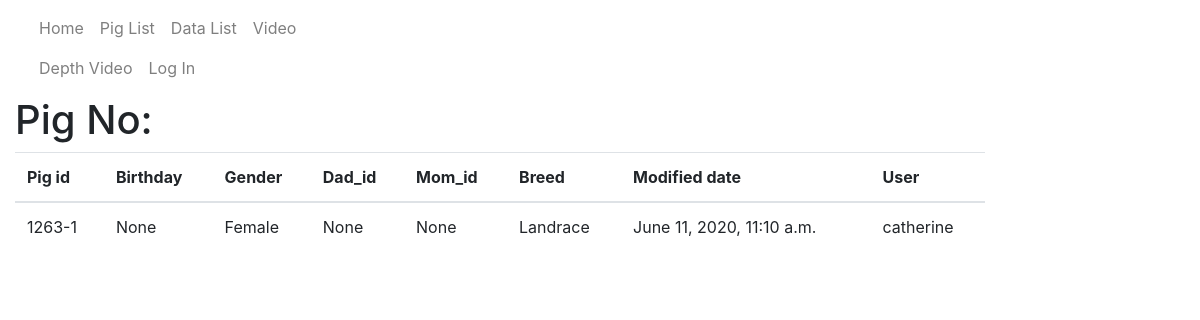
The app's page /catalog/pig/1263-1/history/, older data.
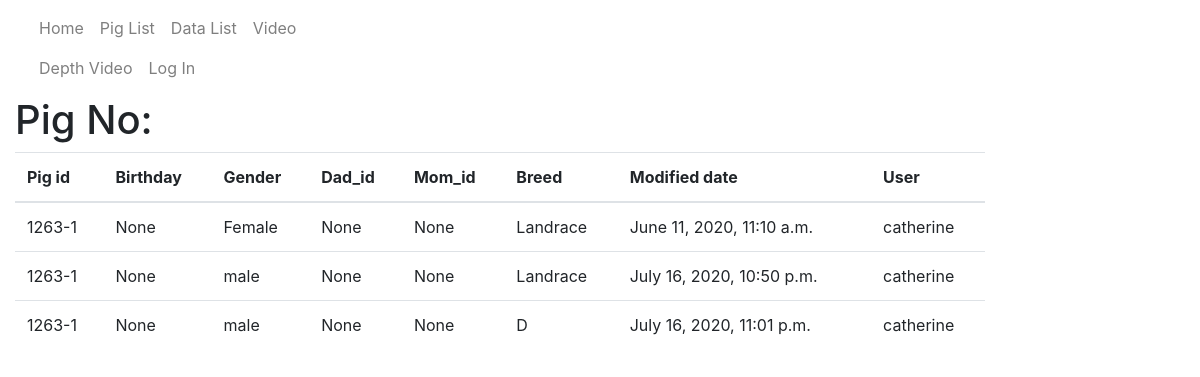
The same page, newer data.
### catalog/models.py (models this page shows, shortened)
class Pig_history(models.Model):
    pig_id = models.CharField(null = True, max_length=20, help_text='Input birth year(XX) + ear tag')
    birth = models.DateField(null=True, blank=True)
    gender = models.CharField(null=True, max_length=100, blank=True)
    dad_id = models.CharField(null=True, max_length=100, blank=True)
    mom_id = models.CharField(null=True, max_length=100, blank=True)
    breed = models.CharField(max_length=10, help_text='Pig\'s breed', blank=True, null=True)
    registration_number = models.CharField(max_length=6, null = True, blank=True)
    modified_date = models.DateTimeField(auto_now=True)
    user = models.CharField(null = True, max_length=100)

### catalog/views.py (the view)
# urls.py: path('pig/<str:pk>/history/', views.Pig_HistoryDetailView, name='pig-history'),
def Pig_HistoryDetailView(request, pk):
    pig_id = pk
    pig_history = Pig_history.objects.filter(pig_id=pig_id)
    context = {'pig_history':pig_history}
    return render(request,'pig_history_detail.html',context)

### catalog/templates/pig_history_detail.html
{% extends "base_generic.html" %}
{% block content %}
<h1>Pig No: {{ pig_history.pig_id }}</h1>
<table class="table">
	<thead>
		<tr class="row100 head">
			<th class="cell100 column1">Pig id</th>
			<th class="cell100 column2">Birthday</th>
			<th class="cell100 column3">Gender</th>
			<th class="cell100 column4">Dad_id</th>
			<th class="cell100 column5">Mom_id</th>
			<th class="cell100 column6">Breed</th>
			<th class="cell100 column7">Modified date</th>
			<th class="cell100 column8">User</th>
		</tr>
	</thead>
	<tbody>
		{% if pig_history %}
		{% for pig_history in pig_history %}
		<tr>
			<td>{{ pig_history.pig_id }}</a></td>
			<td>{{ pig_history.birth }}</td>
			<td>{{ pig_history.gender }}</td>
			<td>{{ pig_history.dad_id }}</td>
			<td>{{ pig_history.mom_id }}</td>
			<td>{{ pig_history.breed }}</td>
			<td>{{ pig_history.modified_date }}</td>
			<td>{{ pig_history.user }}</td>
		</tr>
		{% endfor %}
		{% else %}
		<tr>
			<td>There are no data in the library.</td>
		</tr>
		{% endif %}
	</tbody>
</table>
{% endblock %}

### catalog/templates/base_generic.html (shortened to what this page needs)
<!DOCTYPE html>
<html lang="en">
<head>
  <link rel="stylesheet" href="https://stackpath.bootstrapcdn.com/bootstrap/4.1.3/css/bootstrap.min.css">
  {% load static %}
</head>
<body>
    <nav class="navbar navbar-light navbar-expand-md">
        <div class="container-fluid">
            <div class="collapse navbar-collapse"
                id="navcol-1">
                <ul class="nav navbar-nav main-nav" style="width: 380px;">
                    <li class="nav-item" role="presentation"><a class="nav-link" id="home" href="{% url 'index' %}">Home </a></li>
                    <li class="nav-item" role="presentation"><a class="nav-link" href="{% url 'pigs' %}">Pig List</a></li>
                    <li class="nav-item" role="presentation"><a class="nav-link" href="{% url 'datas' %}">Data List</a></li>
                    <li class="nav-item" role="presentation"><a class="nav-link" href="{% url 'videos' %}">Video</a></li>
                    <li class="nav-item" role="presentation"><a class="nav-link" href="{% url 'depth_videos' %}">Depth Video</a></li>
                    {% if user.is_authenticated %}
                     <li class="navbar-text" style="margin-bottom: -15px;">User: {{user.get_username}}<li>
                     <li class="nav-item" role="presentation"><a class="nav-link" href="{% url 'logout'%}?next={{request.path}}">Log Out</a></li>
                    {% else %}
                     <li class="nav-item" role="presentation"><a class="nav-link" href="{% url 'login'%}?next={{request.path}}">Log In</a></li>
                    {% endif %}
                 </ul>
             </div>
        </div>
    </nav>
      <div class="col-sm-10 ">
      {% block content %}{% endblock %}
      </div>
</body>
</html>

Row changes from the older to the newer data that the page shows:
added Pig_history: pig_id "1263-1", birth "None", gender "male", dad_id "None", mom_id "None", breed "Landrace", modified_date "July 16, 2020, 10:50 p.m.", user "catherine"
added Pig_history: pig_id "1263-1", birth "None", gender "male", dad_id "None", mom_id "None", breed "D", modified_date "July 16, 2020, 11:01 p.m.", user "catherine"
